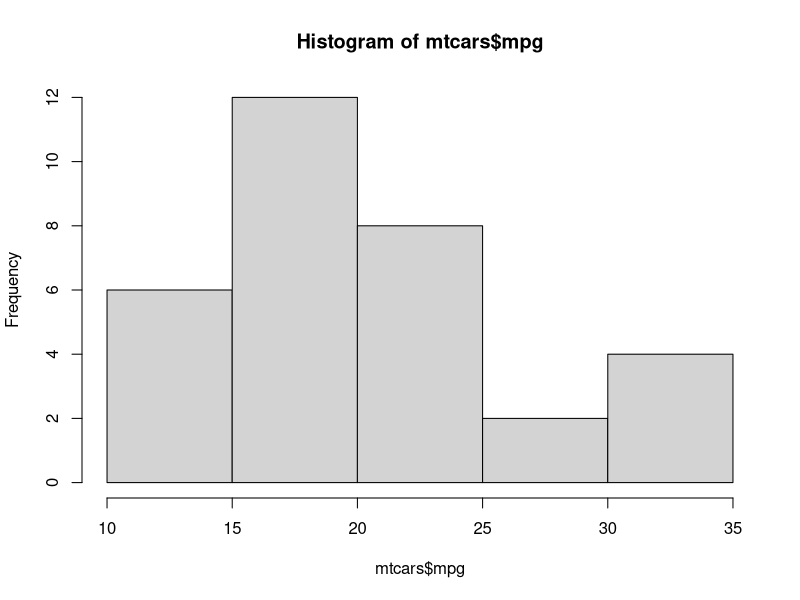
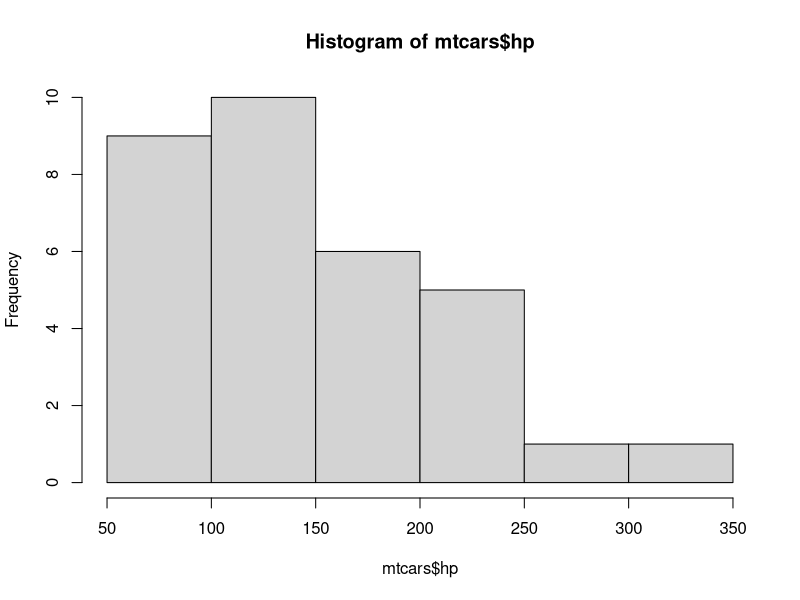

R code for these plots, in order: (Note: this script raises an error after producing the figures.)
## dowload library and call library
library(tidyverse)
library(ggplot2)

## create basic plot in R
hist(mtcars$mpg)

## analyzing horse power
# histogram one quantitative variable
hist(mtcars$hp)
mean(mtcars$hp)
median(mtcars$hp)


## change column am to factor 0 = auto 1 = manual
mtcars$am <- factor(mtcars$am, levels = c(0, 1), 
                    labels = c("Auto", "Manual"))

## scatter plot
ggplot(mtcars, aes(am, mpg)) +
  geom_histogram()


# bar plot one qualitative variable
head(mtcars)
table(mtcars$am)
barplot(table(mtcars$am))

## Box plot
boxplot(mtcars$hp)
fivenum(mtcars$hp)

min(mtcars$hp)
quantile(mtcars$hp, probs = c(0.25, 0.5, 0.75))
max(mtcars$hp)

## whisker calculation
# first calculate q1 and q3
q1 <- quantile(mtcars$hp, probs = 0.25)
q3 <- quantile(mtcars$hp, probs = 0.75)

iqr_hp <- q3 - q1

## top whisker
q3 + 1.5*iqr_hp
## bottom whisker
q1 - 1.5*iqr_hp

## boxplot.stats function
boxplot.stats(mtcars$hp, coef = 1.5)

## filter outlier
mtcars_no_out <- mtcars %>%
  filter(hp < 335)
boxplot(mtcars_no_out$hp)

## box plot 2 variables
# quanlitative x quantitative
mtcars$am <- factor(mtcars$am, levels = c(0, 1), 
                    labels = c("Auto", "Manual"))
boxplot(mpg ~ am, data = mtcars,
        col = c("magenta", "salmon"))


## create scatter plot
plot(mtcars$hp, mtcars$mpg)

## using argument pch
plot(mtcars$hp, mtcars$mpg, pch = 24, col = "red")
